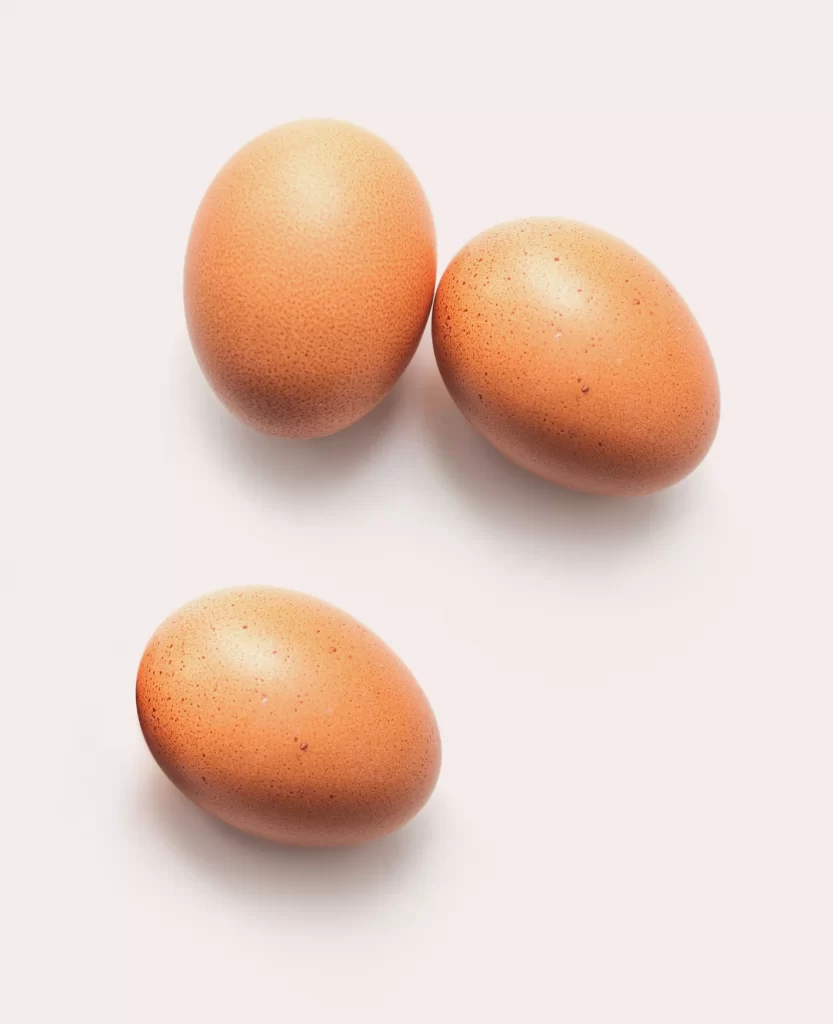
#> input picture eggs.jpg, 833 x 1024 px
$ python -i main.py   (imports and definitions only)
#> lines starting #> are read from the running program, lines starting #| are printed output that depends on the picture; after the words box and inside, x2 and y2 are one past the last pixel; in counts of white or black regions, pixels touching at a corner belong together
import cv2 as cv
import numpy as np
import matplotlib.pyplot as plt

# [51 lines left out: functions detec_circles, display_img, not called in this run]


def detec_ellipses(file):
    # Caminho da imagem carregada
#> called with file = 'eggs.jpg'
    bgr_img = cv.imread(file)  # Lê a imagem
#> bgr_img is the input picture: shape (1024, 833, 3); mean B, G, R 200.6, 211.1, 233.2

    # Converta a imagem para escala de cinza
    gray_img = cv.cvtColor(bgr_img, cv.COLOR_BGR2GRAY)
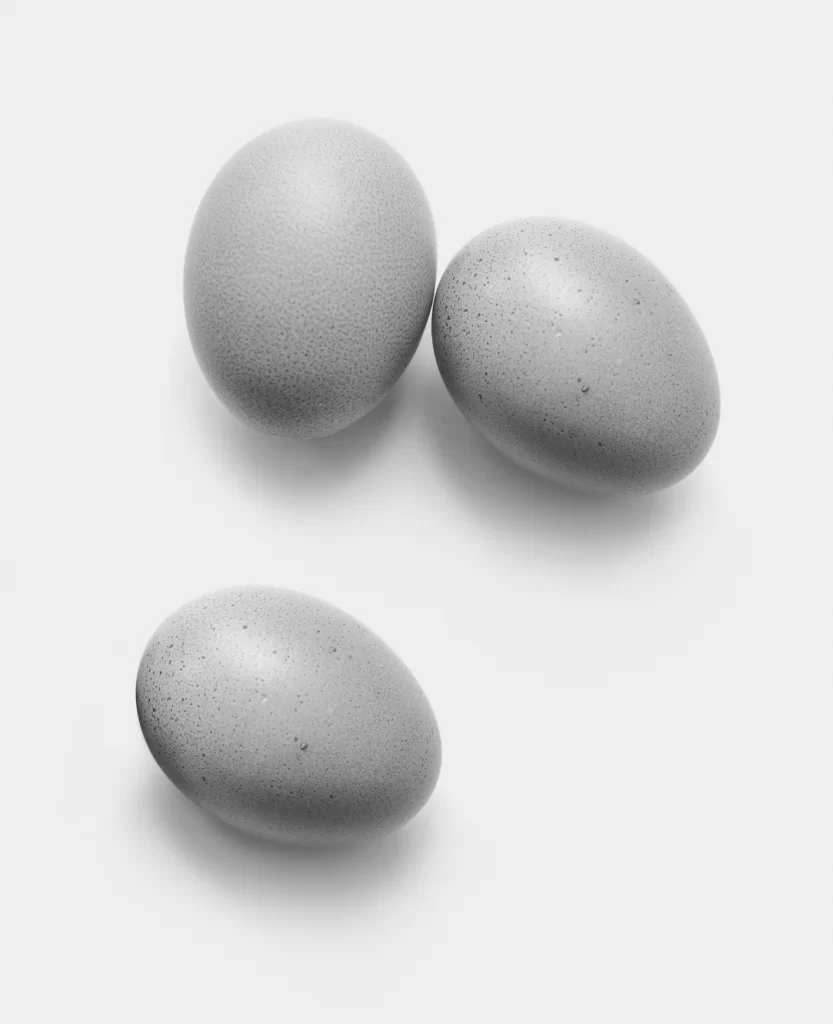
#> gray_img: shape (1024, 833); min 44, max 246, mean 216.7

    # Suavizar imagem e aplicar binarização
    blur = cv.GaussianBlur(gray_img,(9,9),0)
    th3 = cv.adaptiveThreshold(gray_img,255,cv.ADAPTIVE_THRESH_MEAN_C,\
            cv.THRESH_BINARY,11,2)
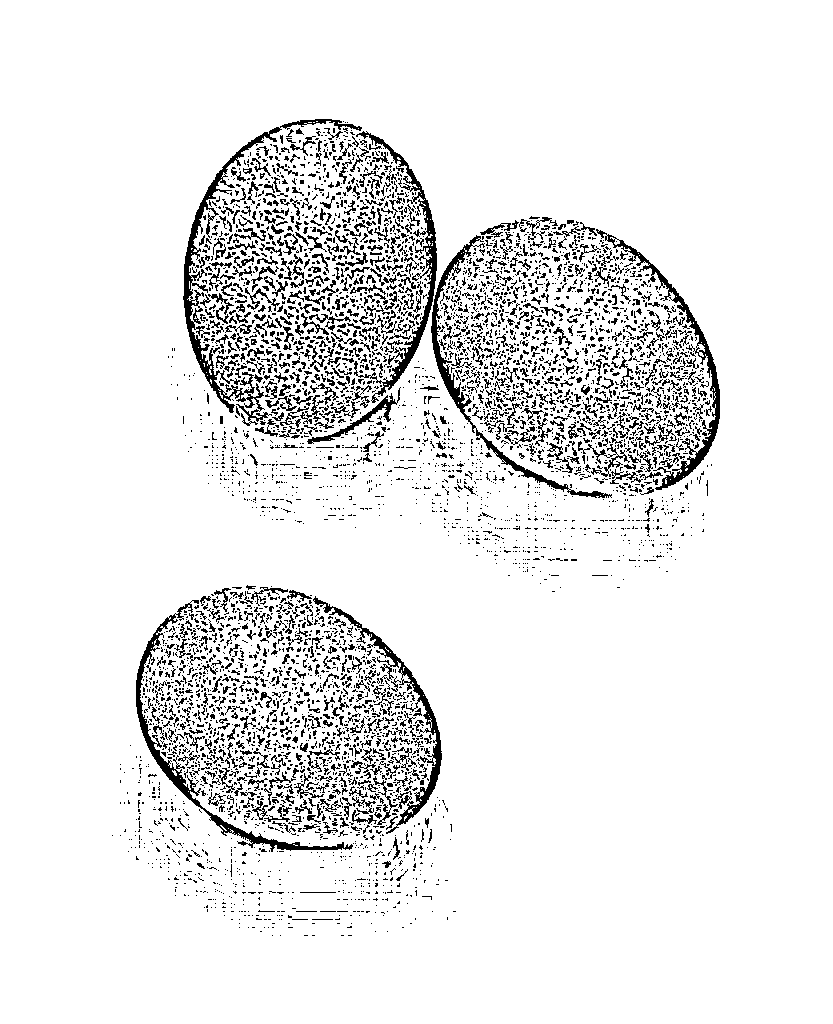
#> th3: shape (1024, 833); 91.7% white; black in thin lines or dots, all inside (x1, y1, x2, y2) = (112, 119, 720, 936)

    # Aplicar um filtro de Canny para detecção de bordas
    edges = cv.Canny(th3, threshold1=90, threshold2=175, apertureSize=3)
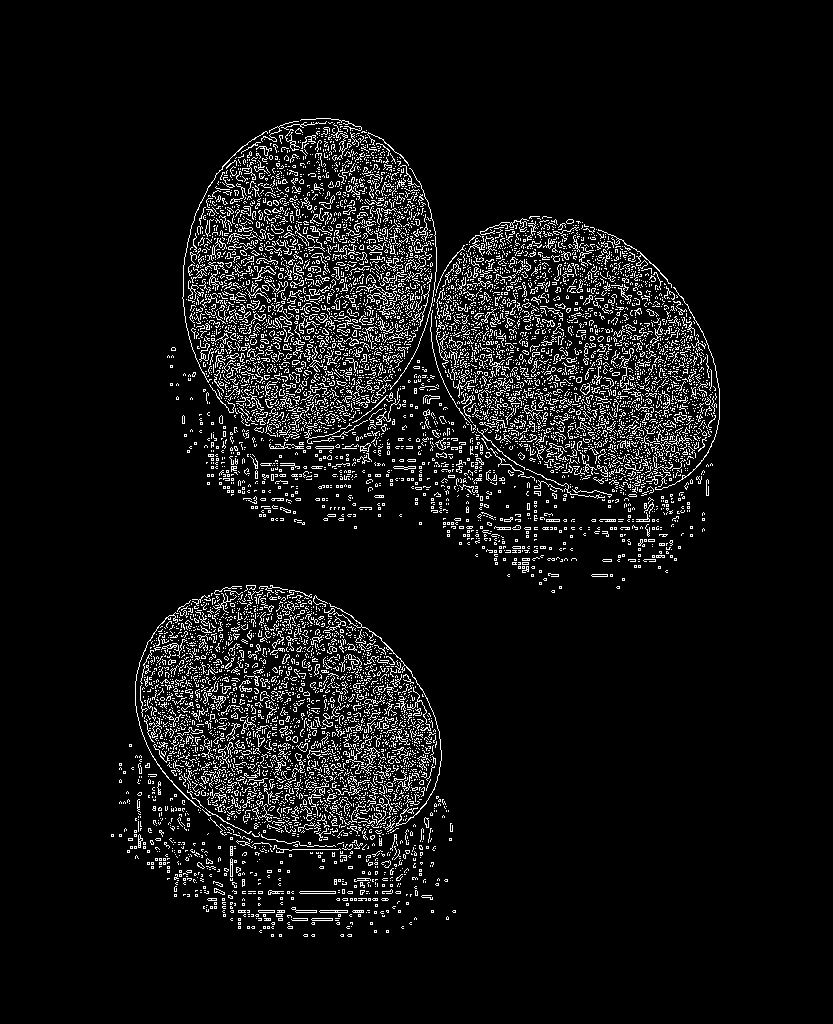
#> edges: shape (1024, 833); 7.1% white in thin lines or dots, all inside (x1, y1, x2, y2) = (111, 118, 720, 937)

    # Criar uma cópia da imagem original para desenhar os resultados
    result_img = np.copy(bgr_img)

    # Detectar elipses usando contornos
    contours, _ = cv.findContours(edges, cv.RETR_TREE, cv.CHAIN_APPROX_SIMPLE)
#> contours = 9431 contours, 9312 with area under 20; largest, box (x1, y1, x2, y2) and area: (329, 603, 442, 827) 88, (252, 266, 276, 279) 76, (299, 891, 336, 894) 71, (299, 891, 336, 894) 70, (356, 284, 393, 305) 67

    for contour in contours:
        if len(contour) >= 5:  # Pelo menos 5 pontos são necessários para ajustar uma elipse
            ellipse = cv.fitEllipse(contour)

            # Verificar se largura e altura da elipse são válidas
            (x, y), (width, height), angle = ellipse
            if width > 15 and height > 15 and width < 80 and height < 80:  # Determinar tamanhos mínimos e máximos
                cv.ellipse(result_img, ellipse, (255, 0, 0), 3)
#> this loop made 9431 passes
#> (x, y, width, height, angle) on passes 1, 2, 3, 4, 5, 6, 7, 8, 17, 18, 20, 21: (349.5, 935, 2.5, 5, 90), (349, 935, 2.31, 4, 90), (342, 935, 2.31, 4, 90), (341.5, 935, 2.12, 3, 90), (313, 935, 2.31, 4, 90), (312.5, 935, 2.12, 3, 90), (305.5, 935, 2.5, 5, 90), (305, 935, 2.31, 4, 90), (260.5, 931, 2.12, 3, 90), (402.5, 927, 2.12, 3, 90), (348, 927, 2.31, 4, 90), (290, 927, 2.68, 6, 90)
#> ellipse on pass 128: ((223.9, 906.9), (2.44, 4.01), 98.45)
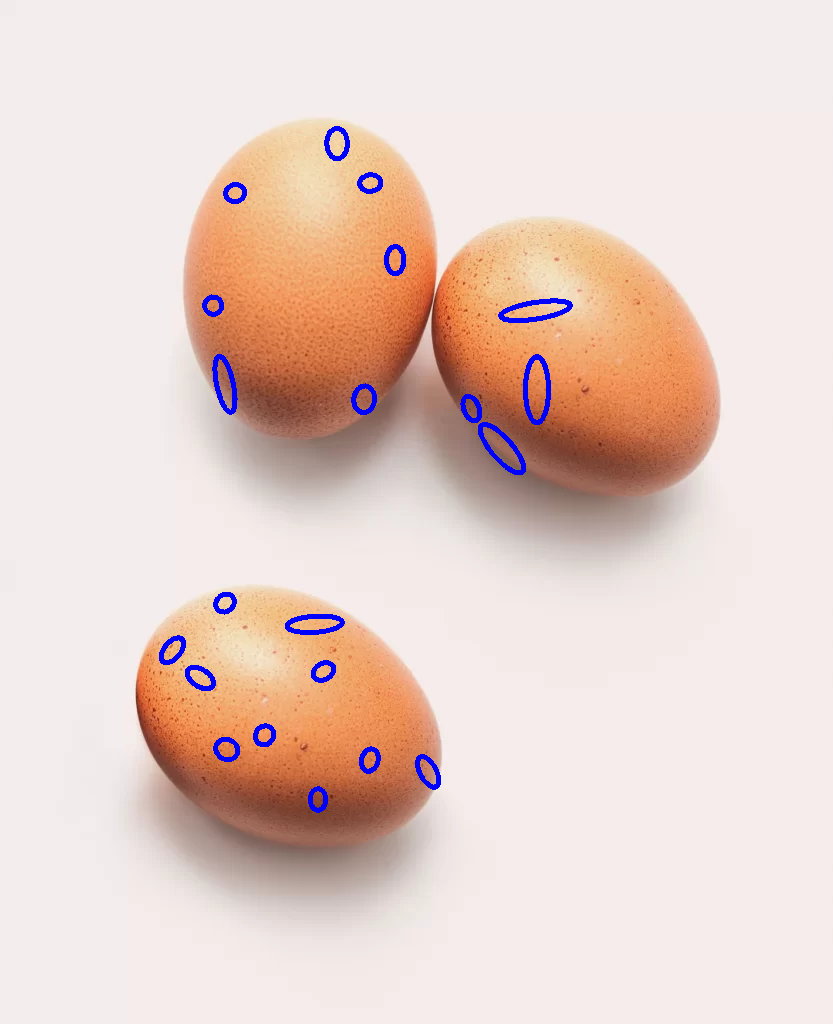
#> result_img: shape (1024, 833, 3); 1.02% of pixels changed, all inside (x1, y1, x2, y2) = (159, 126, 573, 813)

    return result_img

# [14 lines left out: function main, not called in this run]

# [2 lines not run here, left out]

>>> result = detec_ellipses('eggs.jpg')

$ run again, on pizza.jpg
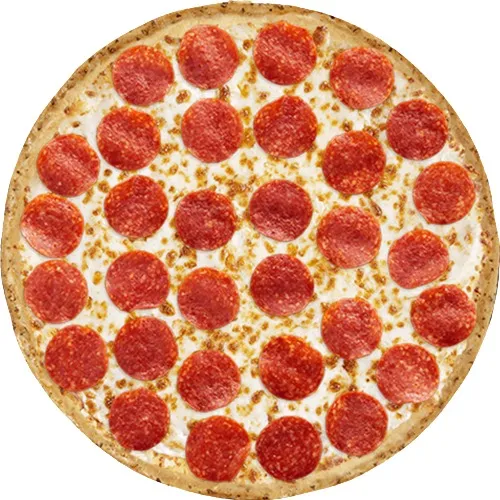
#> input picture pizza.jpg, 500 x 500 px
#> in detec_ellipses, bgr_img is the input picture: shape (500, 500, 3); mean B, G, R 124.8, 153.6, 218.2
#> in detec_ellipses, `th3 = cv.adaptiveThreshold(gray_img,255,cv.ADAPTIVE_THRESH_MEAN_C,\ cv..`:
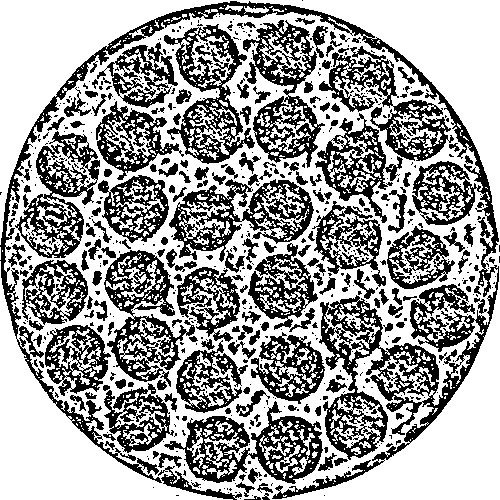
#> th3: shape (500, 500); 62.3% white; 645 black regions (443 under 20 px), largest, box (x1, y1, x2, y2) and area: (0, 1, 499, 499) 21453, (164, 401, 323, 484) 4839, (169, 179, 314, 262) 4540
#> edges: shape (500, 500); 19.1% white in thin lines or dots
#> contours = 4716 contours, 4540 with area under 20; largest, box (x1, y1, x2, y2) and area: (225, 152, 262, 191) 202, (326, 378, 347, 393) 147, (326, 378, 347, 393) 138, (103, 389, 162, 438) 117, (238, 155, 254, 171) 106
#> the loop in detec_ellipses, `for contour in contours:` made 4716 passes
#> (x, y, width, height, angle) on passes 8, 11, 12, 14, 15, 16, 17, 22: (257, 497.3, 3.34, 7.11, 116.9), (280.3, 496.2, 0.949, 11.57, 67.38), (252, 494.9, 2.3, 2.85, 76.14), (177, 495, 2.31, 4, 90), (176.5, 495, 2.12, 3, 90), (264.1, 521.6, 14.27, 54.86, 3.23), (265.5, 494.5, 3.15, 5.1, 76.72), (231.7, 493.1, 5.5, 19.8, 103.5)
#> after the loop in detec_ellipses, `for contour in contours:`:
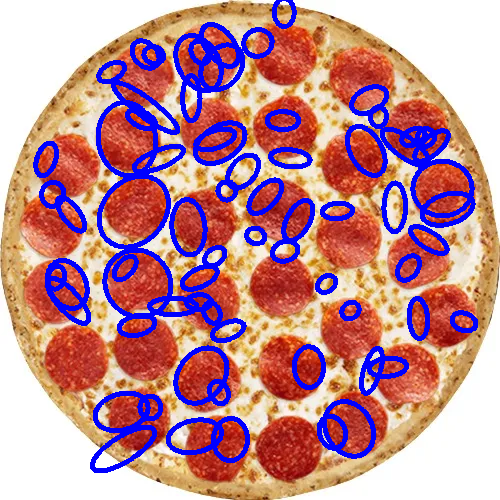
#> result_img: shape (500, 500, 3); 13.36% of pixels changed, all inside (x1, y1, x2, y2) = (33, 0, 478, 473)
